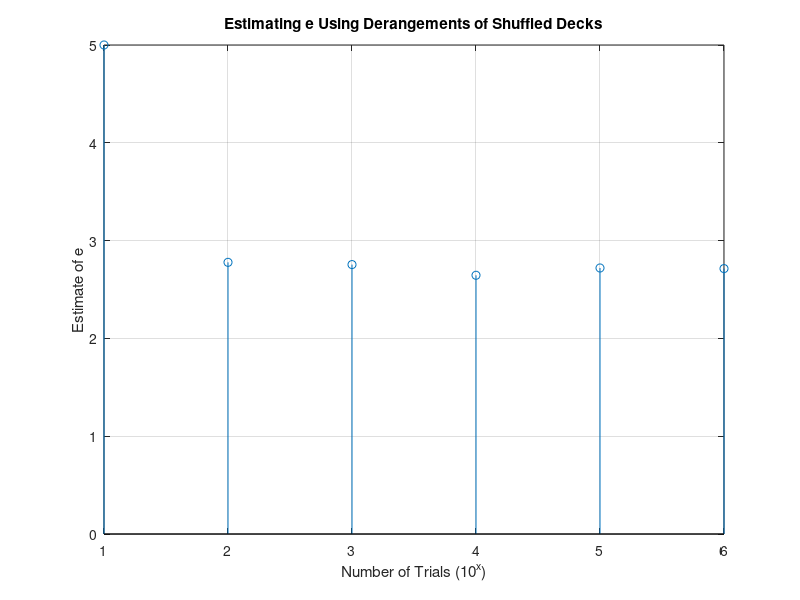

Recreate this plot in MATLAB.
% esther shore
% egr-101
% homework 10, question 2

clc; clear; close all;

power = 1:6;
nTrials = 10.^power;
myE = zeros(1,length(nTrials)); % initialize vector for estimates of e

for i = 1:length(nTrials) % index
    D = 0; % initialize number of derangements
    for N = 1:nTrials(i) % trials
        % two shuffled decks
        deck1 = randperm(52);
        deck2 = randperm(52);

        matches = sum(deck1 == deck2); % number of matches between the decks

        if matches == 0 % if there are no matches, it is a derangement
            D = D + 1;
        end
        
        myE(i) = N/D; % calculate estimate of e for each number of trials
    end
end

% plot results
stem(power, myE)
grid on
xlabel('Number of Trials (10^x)')
ylabel('Estimate of e')
title('Estimating e Using Derangements of Shuffled Decks')

savefig('hmwk10Q2.fig')